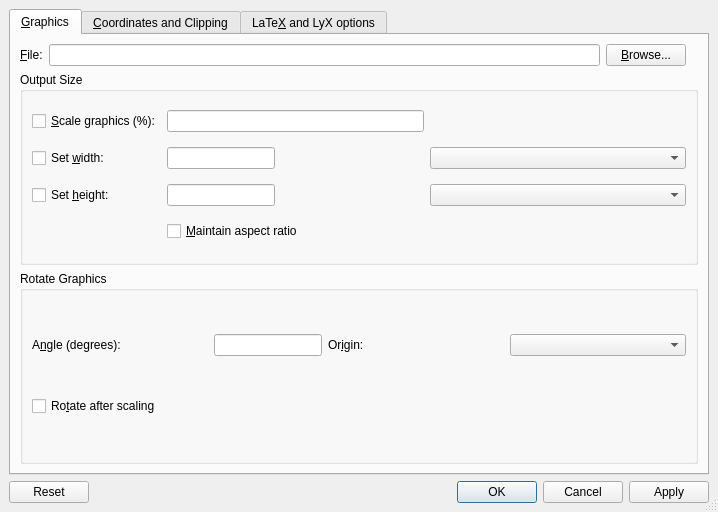
<?xml version="1.0" encoding="UTF-8"?>
<ui version="4.0">
 <class>GraphicsUi</class>
 <widget class="QDialog" name="GraphicsUi">
  <property name="geometry">
   <rect>
    <x>0</x>
    <y>0</y>
    <width>718</width>
    <height>512</height>
   </rect>
  </property>
  <property name="sizePolicy">
   <sizepolicy hsizetype="Fixed" vsizetype="Fixed">
    <horstretch>0</horstretch>
    <verstretch>0</verstretch>
   </sizepolicy>
  </property>
  <property name="windowTitle">
   <string/>
  </property>
  <property name="sizeGripEnabled">
   <bool>true</bool>
  </property>
  <layout class="QGridLayout">
   <property name="leftMargin">
    <number>9</number>
   </property>
   <property name="topMargin">
    <number>9</number>
   </property>
   <property name="rightMargin">
    <number>9</number>
   </property>
   <property name="bottomMargin">
    <number>9</number>
   </property>
   <property name="spacing">
    <number>6</number>
   </property>
   <item row="0" column="0">
    <widget class="QTabWidget" name="tabWidget">
     <property name="toolTip">
      <string/>
     </property>
     <property name="currentIndex">
      <number>0</number>
     </property>
     <widget class="QWidget" name="Graphics">
      <attribute name="title">
       <string>&amp;Graphics</string>
      </attribute>
      <layout class="QGridLayout">
       <property name="leftMargin">
        <number>9</number>
       </property>
       <property name="topMargin">
        <number>9</number>
       </property>
       <property name="rightMargin">
        <number>9</number>
       </property>
       <property name="bottomMargin">
        <number>9</number>
       </property>
       <property name="spacing">
        <number>6</number>
       </property>
       <item row="0" column="2">
        <widget class="QPushButton" name="browsePB">
         <property name="toolTip">
          <string>Select an image file</string>
         </property>
         <property name="text">
          <string>&amp;Browse...</string>
         </property>
        </widget>
       </item>
       <item row="1" column="0" colspan="5">
        <widget class="QGroupBox" name="sizeGB">
         <property name="title">
          <string>Output Size</string>
         </property>
         <property name="flat">
          <bool>true</bool>
         </property>
         <layout class="QGridLayout">
          <property name="leftMargin">
           <number>9</number>
          </property>
          <property name="topMargin">
           <number>9</number>
          </property>
          <property name="rightMargin">
           <number>9</number>
          </property>
          <property name="bottomMargin">
           <number>9</number>
          </property>
          <property name="spacing">
           <number>6</number>
          </property>
          <item row="1" column="2">
           <widget class="lyx::frontend::LengthCombo" name="widthUnit">
            <property name="inputMethodHints">
             <set>Qt::ImhDigitsOnly|Qt::ImhLatinOnly</set>
            </property>
           </widget>
          </item>
          <item row="2" column="2">
           <widget class="lyx::frontend::LengthCombo" name="heightUnit">
            <property name="inputMethodHints">
             <set>Qt::ImhDigitsOnly|Qt::ImhLatinOnly</set>
            </property>
           </widget>
          </item>
          <item row="1" column="1">
           <widget class="QLineEdit" name="Width">
            <property name="enabled">
             <bool>true</bool>
            </property>
            <property name="sizePolicy">
             <sizepolicy hsizetype="Fixed" vsizetype="Fixed">
              <horstretch>0</horstretch>
              <verstretch>0</verstretch>
             </sizepolicy>
            </property>
            <property name="toolTip">
             <string>Width of image in output</string>
            </property>
            <property name="inputMethodHints">
             <set>Qt::ImhDigitsOnly</set>
            </property>
           </widget>
          </item>
          <item row="0" column="2">
           <spacer>
            <property name="orientation">
             <enum>Qt::Horizontal</enum>
            </property>
            <property name="sizeHint" stdset="0">
             <size>
              <width>61</width>
              <height>20</height>
             </size>
            </property>
           </spacer>
          </item>
          <item row="0" column="1">
           <widget class="QLineEdit" name="Scale">
            <property name="inputMethodHints">
             <set>Qt::ImhDigitsOnly</set>
            </property>
           </widget>
          </item>
          <item row="2" column="1">
           <widget class="QLineEdit" name="Height">
            <property name="enabled">
             <bool>true</bool>
            </property>
            <property name="sizePolicy">
             <sizepolicy hsizetype="Fixed" vsizetype="Fixed">
              <horstretch>0</horstretch>
              <verstretch>0</verstretch>
             </sizepolicy>
            </property>
            <property name="toolTip">
             <string>Height of image in output</string>
            </property>
            <property name="inputMethodHints">
             <set>Qt::ImhDigitsOnly</set>
            </property>
           </widget>
          </item>
          <item row="2" column="0">
           <widget class="QCheckBox" name="HeightCB">
            <property name="enabled">
             <bool>true</bool>
            </property>
            <property name="toolTip">
             <string>Sets height of graphic. Leave unchecked to set automatically.</string>
            </property>
            <property name="text">
             <string>Set &amp;height:</string>
            </property>
           </widget>
          </item>
          <item row="0" column="0">
           <widget class="QCheckBox" name="scaleCB">
            <property name="text">
             <string>&amp;Scale graphics (%):</string>
            </property>
           </widget>
          </item>
          <item row="1" column="0">
           <widget class="QCheckBox" name="WidthCB">
            <property name="enabled">
             <bool>true</bool>
            </property>
            <property name="toolTip">
             <string>Sets width of graphic. Leave unchecked to set automatically.</string>
            </property>
            <property name="text">
             <string>Set &amp;width:</string>
            </property>
           </widget>
          </item>
          <item row="3" column="1" colspan="2">
           <widget class="QCheckBox" name="aspectratio">
            <property name="enabled">
             <bool>true</bool>
            </property>
            <property name="toolTip">
             <string>Scale image to maximum size not exceeding width and height</string>
            </property>
            <property name="text">
             <string>&amp;Maintain aspect ratio</string>
            </property>
           </widget>
          </item>
         </layout>
        </widget>
       </item>
       <item row="2" column="0" colspan="5">
        <widget class="QGroupBox" name="rotationGB">
         <property name="title">
          <string>Rotate Graphics</string>
         </property>
         <property name="flat">
          <bool>true</bool>
         </property>
         <layout class="QGridLayout">
          <property name="leftMargin">
           <number>9</number>
          </property>
          <property name="topMargin">
           <number>9</number>
          </property>
          <property name="rightMargin">
           <number>9</number>
          </property>
          <property name="bottomMargin">
           <number>9</number>
          </property>
          <property name="spacing">
           <number>6</number>
          </property>
          <item row="1" column="0" colspan="2">
           <widget class="QCheckBox" name="rotateOrderCB">
            <property name="toolTip">
             <string>Check to change the order of rotating and scaling</string>
            </property>
            <property name="text">
             <string>Ro&amp;tate after scaling</string>
            </property>
           </widget>
          </item>
          <item row="0" column="3">
           <widget class="QComboBox" name="origin">
            <property name="toolTip">
             <string>The origin of the rotation</string>
            </property>
           </widget>
          </item>
          <item row="0" column="2">
           <widget class="QLabel" name="originL">
            <property name="toolTip">
             <string>The origin of the rotation</string>
            </property>
            <property name="text">
             <string>Or&amp;igin:</string>
            </property>
            <property name="buddy">
             <cstring>origin</cstring>
            </property>
           </widget>
          </item>
          <item row="0" column="1">
           <widget class="QLineEdit" name="angle">
            <property name="sizePolicy">
             <sizepolicy hsizetype="Fixed" vsizetype="Fixed">
              <horstretch>0</horstretch>
              <verstretch>0</verstretch>
             </sizepolicy>
            </property>
            <property name="toolTip">
             <string>Angle to rotate image by</string>
            </property>
            <property name="inputMethodHints">
             <set>Qt::ImhDigitsOnly</set>
            </property>
           </widget>
          </item>
          <item row="0" column="0">
           <widget class="QLabel" name="angleL">
            <property name="toolTip">
             <string>Angle to rotate image by</string>
            </property>
            <property name="text">
             <string>A&amp;ngle (degrees):</string>
            </property>
            <property name="buddy">
             <cstring>angle</cstring>
            </property>
           </widget>
          </item>
         </layout>
        </widget>
       </item>
       <item row="0" column="0">
        <widget class="QLabel" name="filenameL">
         <property name="toolTip">
          <string>File name of image</string>
         </property>
         <property name="text">
          <string>&amp;File:</string>
         </property>
         <property name="buddy">
          <cstring>filename</cstring>
         </property>
        </widget>
       </item>
       <item row="0" column="1">
        <widget class="QLineEdit" name="filename">
         <property name="toolTip">
          <string>File name of image</string>
         </property>
         <property name="inputMethodHints">
          <set>Qt::ImhPreferLatin</set>
         </property>
        </widget>
       </item>
      </layout>
     </widget>
     <widget class="QWidget" name="Clipping">
      <attribute name="title">
       <string>&amp;Coordinates and Clipping</string>
      </attribute>
      <layout class="QGridLayout">
       <property name="leftMargin">
        <number>9</number>
       </property>
       <property name="topMargin">
        <number>9</number>
       </property>
       <property name="rightMargin">
        <number>9</number>
       </property>
       <property name="bottomMargin">
        <number>9</number>
       </property>
       <property name="spacing">
        <number>6</number>
       </property>
       <item row="3" column="0" colspan="2">
        <spacer>
         <property name="orientation">
          <enum>Qt::Vertical</enum>
         </property>
         <property name="sizeHint" stdset="0">
          <size>
           <width>20</width>
           <height>40</height>
          </size>
         </property>
        </spacer>
       </item>
       <item row="0" column="0" colspan="2">
        <widget class="QCheckBox" name="clip">
         <property name="toolTip">
          <string>Clip to the coordinates specified below (bounding box for DVI/PS output, viewport for PDF output)</string>
         </property>
         <property name="text">
          <string>Clip to c&amp;oordinates</string>
         </property>
        </widget>
       </item>
       <item row="1" column="0" colspan="2">
        <widget class="QFrame" name="bbFrame">
         <property name="enabled">
          <bool>true</bool>
         </property>
         <property name="sizePolicy">
          <sizepolicy hsizetype="Fixed" vsizetype="Fixed">
           <horstretch>0</horstretch>
           <verstretch>0</verstretch>
          </sizepolicy>
         </property>
         <property name="frameShape">
          <enum>QFrame::StyledPanel</enum>
         </property>
         <property name="frameShadow">
          <enum>QFrame::Plain</enum>
         </property>
         <layout class="QGridLayout">
          <property name="leftMargin">
           <number>9</number>
          </property>
          <property name="topMargin">
           <number>9</number>
          </property>
          <property name="rightMargin">
           <number>9</number>
          </property>
          <property name="bottomMargin">
           <number>9</number>
          </property>
          <property name="spacing">
           <number>6</number>
          </property>
          <item row="0" column="0" colspan="6">
           <widget class="QLabel" name="lbL">
            <property name="text">
             <string>Left botto&amp;m:</string>
            </property>
            <property name="buddy">
             <cstring>lbX</cstring>
            </property>
           </widget>
          </item>
          <item row="3" column="1">
           <widget class="QLineEdit" name="rtX">
            <property name="inputMethodHints">
             <set>Qt::ImhDigitsOnly</set>
            </property>
           </widget>
          </item>
          <item row="3" column="4">
           <widget class="QLineEdit" name="rtY">
            <property name="inputMethodHints">
             <set>Qt::ImhDigitsOnly</set>
            </property>
           </widget>
          </item>
          <item row="1" column="4">
           <widget class="QLineEdit" name="lbY">
            <property name="inputMethodHints">
             <set>Qt::ImhDigitsOnly</set>
            </property>
           </widget>
          </item>
          <item row="1" column="1">
           <widget class="QLineEdit" name="lbX">
            <property name="toolTip">
             <string/>
            </property>
            <property name="inputMethodHints">
             <set>Qt::ImhDigitsOnly</set>
            </property>
           </widget>
          </item>
          <item row="1" column="2">
           <widget class="QComboBox" name="lbXunit">
            <property name="inputMethodHints">
             <set>Qt::ImhDigitsOnly|Qt::ImhLatinOnly</set>
            </property>
           </widget>
          </item>
          <item row="3" column="2">
           <widget class="QComboBox" name="rtXunit">
            <property name="inputMethodHints">
             <set>Qt::ImhDigitsOnly|Qt::ImhLatinOnly</set>
            </property>
           </widget>
          </item>
          <item row="3" column="5">
           <widget class="QComboBox" name="rtYunit">
            <property name="inputMethodHints">
             <set>Qt::ImhDigitsOnly|Qt::ImhLatinOnly</set>
            </property>
           </widget>
          </item>
          <item row="1" column="5">
           <widget class="QComboBox" name="lbYunit">
            <property name="inputMethodHints">
             <set>Qt::ImhDigitsOnly|Qt::ImhLatinOnly</set>
            </property>
           </widget>
          </item>
          <item row="2" column="0" colspan="6">
           <widget class="QLabel" name="rtL">
            <property name="text">
             <string>Right &amp;top:</string>
            </property>
            <property name="buddy">
             <cstring>rtX</cstring>
            </property>
           </widget>
          </item>
          <item row="3" column="3">
           <widget class="QLabel" name="yL_2">
            <property name="text">
             <string>y:</string>
            </property>
           </widget>
          </item>
          <item row="1" column="3">
           <widget class="QLabel" name="yL">
            <property name="text">
             <string>y:</string>
            </property>
           </widget>
          </item>
          <item row="3" column="0">
           <widget class="QLabel" name="xL_2">
            <property name="text">
             <string>x:</string>
            </property>
           </widget>
          </item>
          <item row="1" column="0">
           <widget class="QLabel" name="xL">
            <property name="text">
             <string>x:</string>
            </property>
           </widget>
          </item>
         </layout>
        </widget>
       </item>
       <item row="2" column="0">
        <spacer>
         <property name="orientation">
          <enum>Qt::Horizontal</enum>
         </property>
         <property name="sizeHint" stdset="0">
          <size>
           <width>181</width>
           <height>20</height>
          </size>
         </property>
        </spacer>
       </item>
       <item row="2" column="1">
        <widget class="QPushButton" name="getPB">
         <property name="toolTip">
          <string>Read coordinates from the file (bounding box value in case of PostScript files, graphic dimensions in case of other file types)</string>
         </property>
         <property name="text">
          <string>&amp;Get from File</string>
         </property>
        </widget>
       </item>
      </layout>
     </widget>
     <widget class="QWidget" name="ExtraOptions">
      <attribute name="title">
       <string>LaTe&amp;X and LyX options</string>
      </attribute>
      <layout class="QGridLayout">
       <property name="leftMargin">
        <number>9</number>
       </property>
       <property name="topMargin">
        <number>9</number>
       </property>
       <property name="rightMargin">
        <number>9</number>
       </property>
       <property name="bottomMargin">
        <number>9</number>
       </property>
       <property name="spacing">
        <number>6</number>
       </property>
       <item row="3" column="0" colspan="3">
        <widget class="QGroupBox" name="displayGB">
         <property name="focusPolicy">
          <enum>Qt::StrongFocus</enum>
         </property>
         <property name="toolTip">
          <string>Enable LyX to preview this graphics, if graphics previewing is not disabled at application level (see Preferences dialog).</string>
         </property>
         <property name="title">
          <string>Sho&amp;w in LyX</string>
         </property>
         <property name="flat">
          <bool>true</bool>
         </property>
         <property name="checkable">
          <bool>true</bool>
         </property>
         <layout class="QGridLayout">
          <property name="leftMargin">
           <number>9</number>
          </property>
          <property name="topMargin">
           <number>9</number>
          </property>
          <property name="rightMargin">
           <number>9</number>
          </property>
          <property name="bottomMargin">
           <number>9</number>
          </property>
          <property name="spacing">
           <number>6</number>
          </property>
          <item row="0" column="1">
           <widget class="QLineEdit" name="displayscale">
            <property name="enabled">
             <bool>true</bool>
            </property>
            <property name="sizePolicy">
             <sizepolicy hsizetype="Fixed" vsizetype="Fixed">
              <horstretch>0</horstretch>
              <verstretch>0</verstretch>
             </sizepolicy>
            </property>
            <property name="toolTip">
             <string>Percentage to scale by in LyX (1 to 1000)</string>
            </property>
            <property name="inputMethodHints">
             <set>Qt::ImhDigitsOnly</set>
            </property>
           </widget>
          </item>
          <item row="0" column="0">
           <widget class="QLabel" name="scaleLA">
            <property name="toolTip">
             <string>Percentage to scale by in LyX (1 to 1000)</string>
            </property>
            <property name="text">
             <string>Sca&amp;le on screen (%):</string>
            </property>
            <property name="buddy">
             <cstring>displayscale</cstring>
            </property>
           </widget>
          </item>
          <item row="0" column="2">
           <spacer>
            <property name="orientation">
             <enum>Qt::Horizontal</enum>
            </property>
            <property name="sizeHint" stdset="0">
             <size>
              <width>40</width>
              <height>20</height>
             </size>
            </property>
           </spacer>
          </item>
          <item row="1" column="0">
           <widget class="QCheckBox" name="darkModeCB">
            <property name="toolTip">
             <string>If LyX uses a dark theme, revert the colors of this graphics in the workarea</string>
            </property>
            <property name="text">
             <string>Re&amp;vert colors in dark mode</string>
            </property>
           </widget>
          </item>
         </layout>
        </widget>
       </item>
       <item row="5" column="0" colspan="3">
        <spacer>
         <property name="orientation">
          <enum>Qt::Vertical</enum>
         </property>
         <property name="sizeHint" stdset="0">
          <size>
           <width>354</width>
           <height>81</height>
          </size>
         </property>
        </spacer>
       </item>
       <item row="0" column="0">
        <widget class="QLabel" name="latexoptionsLA">
         <property name="toolTip">
          <string>Additional LaTeX options</string>
         </property>
         <property name="text">
          <string>LaTeX &amp;options:</string>
         </property>
         <property name="buddy">
          <cstring>latexoptions</cstring>
         </property>
        </widget>
       </item>
       <item row="0" column="1">
        <widget class="QLineEdit" name="latexoptions">
         <property name="sizePolicy">
          <sizepolicy hsizetype="MinimumExpanding" vsizetype="Fixed">
           <horstretch>0</horstretch>
           <verstretch>0</verstretch>
          </sizepolicy>
         </property>
         <property name="toolTip">
          <string>Additional LaTeX options</string>
         </property>
         <property name="inputMethodHints">
          <set>Qt::ImhPreferLatin</set>
         </property>
        </widget>
       </item>
       <item row="4" column="0" colspan="3">
        <widget class="QGroupBox" name="graphicsGroupGB">
         <property name="toolTip">
          <string>Assign the graphic to a group of graphics that share the same settings</string>
         </property>
         <property name="title">
          <string>Graphics Group</string>
         </property>
         <property name="flat">
          <bool>true</bool>
         </property>
         <layout class="QGridLayout">
          <property name="leftMargin">
           <number>9</number>
          </property>
          <property name="topMargin">
           <number>9</number>
          </property>
          <property name="rightMargin">
           <number>9</number>
          </property>
          <property name="bottomMargin">
           <number>9</number>
          </property>
          <property name="spacing">
           <number>6</number>
          </property>
          <item row="0" column="0">
           <widget class="QLabel" name="label">
            <property name="sizePolicy">
             <sizepolicy hsizetype="Fixed" vsizetype="Fixed">
              <horstretch>0</horstretch>
              <verstretch>0</verstretch>
             </sizepolicy>
            </property>
            <property name="toolTip">
             <string/>
            </property>
            <property name="text">
             <string>Assigned &amp;to group:</string>
            </property>
            <property name="buddy">
             <cstring>groupCO</cstring>
            </property>
           </widget>
          </item>
          <item row="0" column="2" rowspan="2">
           <spacer>
            <property name="orientation">
             <enum>Qt::Horizontal</enum>
            </property>
            <property name="sizeHint" stdset="0">
             <size>
              <width>121</width>
              <height>51</height>
             </size>
            </property>
           </spacer>
          </item>
          <item row="1" column="1">
           <widget class="QPushButton" name="newGroupPB">
            <property name="toolTip">
             <string>Click to define a new graphics group.</string>
            </property>
            <property name="text">
             <string>O&amp;pen new group...</string>
            </property>
           </widget>
          </item>
          <item row="0" column="1">
           <widget class="QComboBox" name="groupCO">
            <property name="toolTip">
             <string>Select an existing group for the current graphics.</string>
            </property>
            <property name="inputMethodHints">
             <set>Qt::ImhPreferLatin</set>
            </property>
            <property name="editable">
             <bool>false</bool>
            </property>
           </widget>
          </item>
         </layout>
        </widget>
       </item>
       <item row="1" column="0" colspan="3">
        <widget class="QCheckBox" name="draftCB">
         <property name="toolTip">
          <string>Draft mode</string>
         </property>
         <property name="text">
          <string>&amp;Draft mode</string>
         </property>
        </widget>
       </item>
      </layout>
     </widget>
    </widget>
   </item>
   <item row="1" column="0">
    <layout class="QHBoxLayout">
     <property name="spacing">
      <number>6</number>
     </property>
     <property name="leftMargin">
      <number>0</number>
     </property>
     <property name="topMargin">
      <number>0</number>
     </property>
     <property name="rightMargin">
      <number>0</number>
     </property>
     <property name="bottomMargin">
      <number>0</number>
     </property>
     <item>
      <widget class="QDialogButtonBox" name="buttonBox">
       <property name="standardButtons">
        <set>QDialogButtonBox::Apply|QDialogButtonBox::Cancel|QDialogButtonBox::Ok|QDialogButtonBox::Reset</set>
       </property>
      </widget>
     </item>
    </layout>
   </item>
  </layout>
 </widget>
 <customwidgets>
  <customwidget>
   <class>lyx::frontend::LengthCombo</class>
   <extends>QComboBox</extends>
   <header>LengthCombo.h</header>
  </customwidget>
 </customwidgets>
 <tabstops>
  <tabstop>tabWidget</tabstop>
  <tabstop>filename</tabstop>
  <tabstop>browsePB</tabstop>
  <tabstop>scaleCB</tabstop>
  <tabstop>Scale</tabstop>
  <tabstop>WidthCB</tabstop>
  <tabstop>Width</tabstop>
  <tabstop>widthUnit</tabstop>
  <tabstop>HeightCB</tabstop>
  <tabstop>Height</tabstop>
  <tabstop>heightUnit</tabstop>
  <tabstop>aspectratio</tabstop>
  <tabstop>angle</tabstop>
  <tabstop>origin</tabstop>
  <tabstop>rotateOrderCB</tabstop>
  <tabstop>clip</tabstop>
  <tabstop>lbX</tabstop>
  <tabstop>lbXunit</tabstop>
  <tabstop>lbY</tabstop>
  <tabstop>lbYunit</tabstop>
  <tabstop>rtX</tabstop>
  <tabstop>rtXunit</tabstop>
  <tabstop>rtY</tabstop>
  <tabstop>rtYunit</tabstop>
  <tabstop>getPB</tabstop>
  <tabstop>latexoptions</tabstop>
  <tabstop>draftCB</tabstop>
  <tabstop>displayGB</tabstop>
 </tabstops>
 <includes>
  <include location="local">qt_i18n.h</include>
 </includes>
 <resources/>
 <connections/>
</ui>
